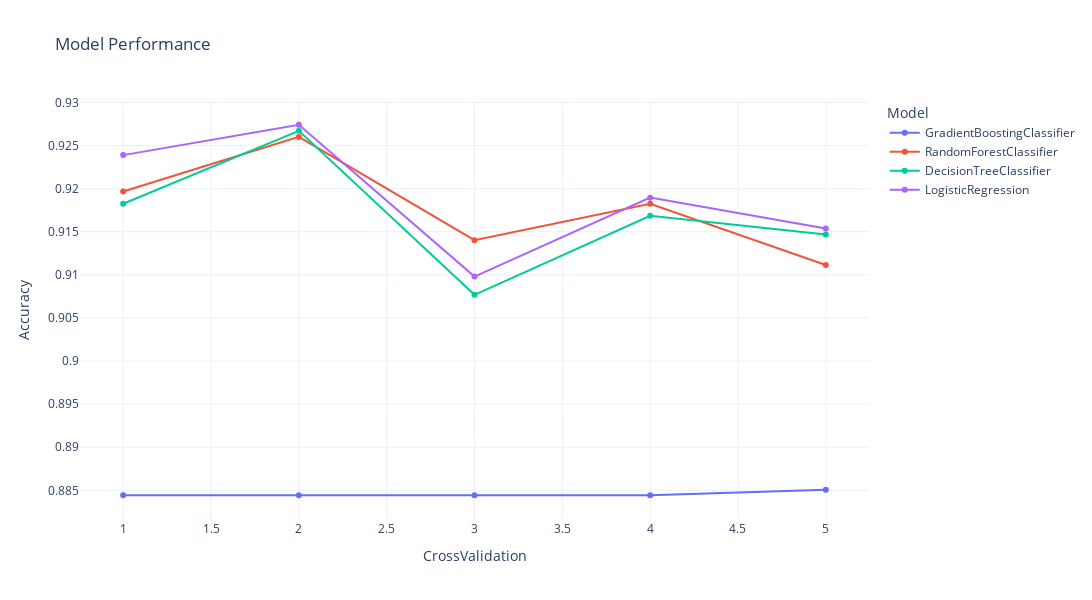

Notebook code for this chart:
### Code cell
# Make sure to call the function using the correct data:
plotlines(result)

### Figure 1 — Plotly figure (JSON) as saved in the notebook; plotly's stock layout.template omitted (floating-point values rounded to 4 significant figures)
{"data": [{"hovertemplate": "Model=GradientBoostingClassifier<br>CrossValidation=%{x}<br>Accuracy=%{y}<extra></extra>", "legendgroup": "GradientBoostingClassifier", "line": {"color": "#636efa", "dash": "solid"}, "marker": {"symbol": "circle"}, "mode": "lines+markers", "name": "GradientBoostingClassifier", "orientation": "v", "showlegend": true, "type": "scatter", "x": [1, 2, 3, 4, 5], "xaxis": "x", "y": [0.8844, 0.8844, 0.8844, 0.8844, 0.885], "yaxis": "y"}, {"hovertemplate": "Model=RandomForestClassifier<br>CrossValidation=%{x}<br>Accuracy=%{y}<extra></extra>", "legendgroup": "RandomForestClassifier", "line": {"color": "#EF553B", "dash": "solid"}, "marker": {"symbol": "circle"}, "mode": "lines+markers", "name": "RandomForestClassifier", "orientation": "v", "showlegend": true, "type": "scatter", "x": [1, 2, 3, 4, 5], "xaxis": "x", "y": [0.9197, 0.926, 0.914, 0.9183, 0.9111], "yaxis": "y"}, {"hovertemplate": "Model=DecisionTreeClassifier<br>CrossValidation=%{x}<br>Accuracy=%{y}<extra></extra>", "legendgroup": "DecisionTreeClassifier", "line": {"color": "#00cc96", "dash": "solid"}, "marker": {"symbol": "circle"}, "mode": "lines+markers", "name": "DecisionTreeClassifier", "orientation": "v", "showlegend": true, "type": "scatter", "x": [1, 2, 3, 4, 5], "xaxis": "x", "y": [0.9183, 0.9267, 0.9077, 0.9168, 0.9147], "yaxis": "y"}, {"hovertemplate": "Model=LogisticRegression<br>CrossValidation=%{x}<br>Accuracy=%{y}<extra></extra>", "legendgroup": "LogisticRegression", "line": {"color": "#ab63fa", "dash": "solid"}, "marker": {"symbol": "circle"}, "mode": "lines+markers", "name": "LogisticRegression", "orientation": "v", "showlegend": true, "type": "scatter", "x": [1, 2, 3, 4, 5], "xaxis": "x", "y": [0.9239, 0.9274, 0.9098, 0.919, 0.9154], "yaxis": "y"}], "layout": {"autosize": false, "height": 600, "legend": {"title": {"text": "Model"}, "tracegroupgap": 0}, "title": {"text": "Model Performance"}, "width": 1500, "xaxis": {"anchor": "y", "domain": [0, 1], "title": {"text": "CrossValidation"}}, "yaxis": {"anchor": "x", "domain": [0, 1], "title": {"text": "Accuracy"}}}}
